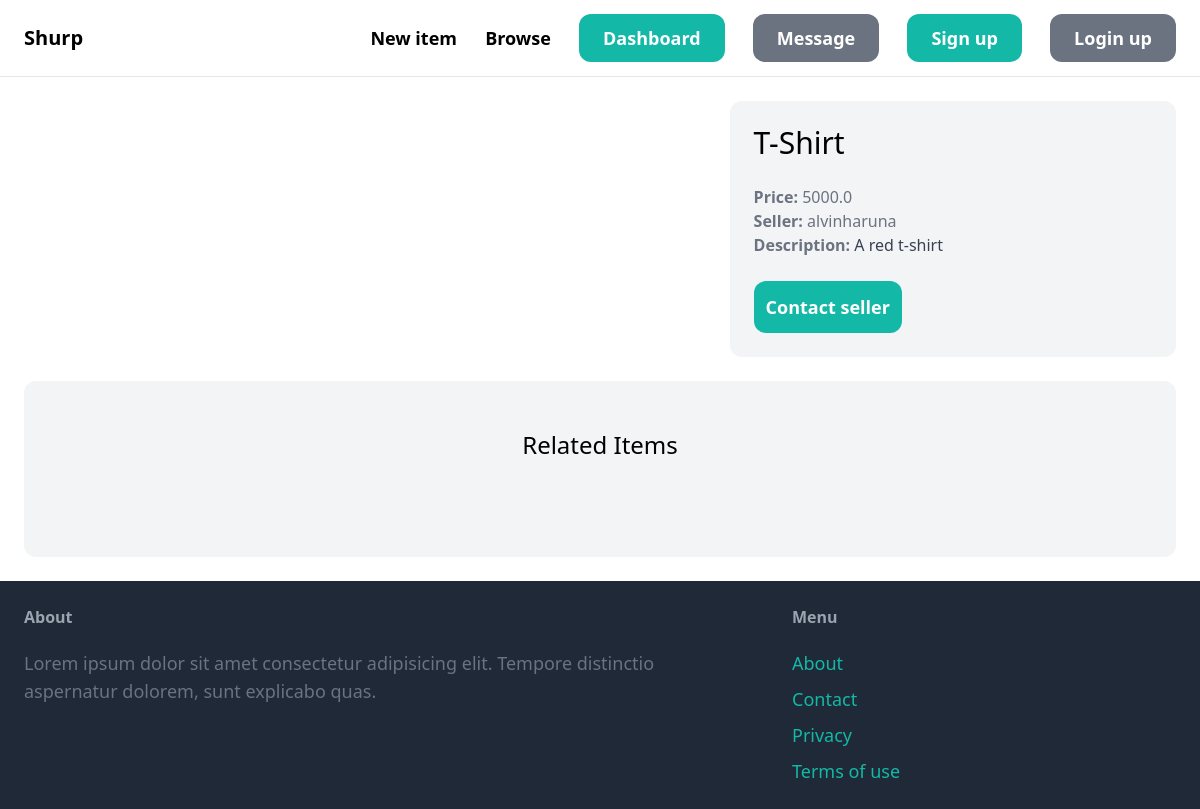
/items/1/, run on an earlier commit of the app's database.
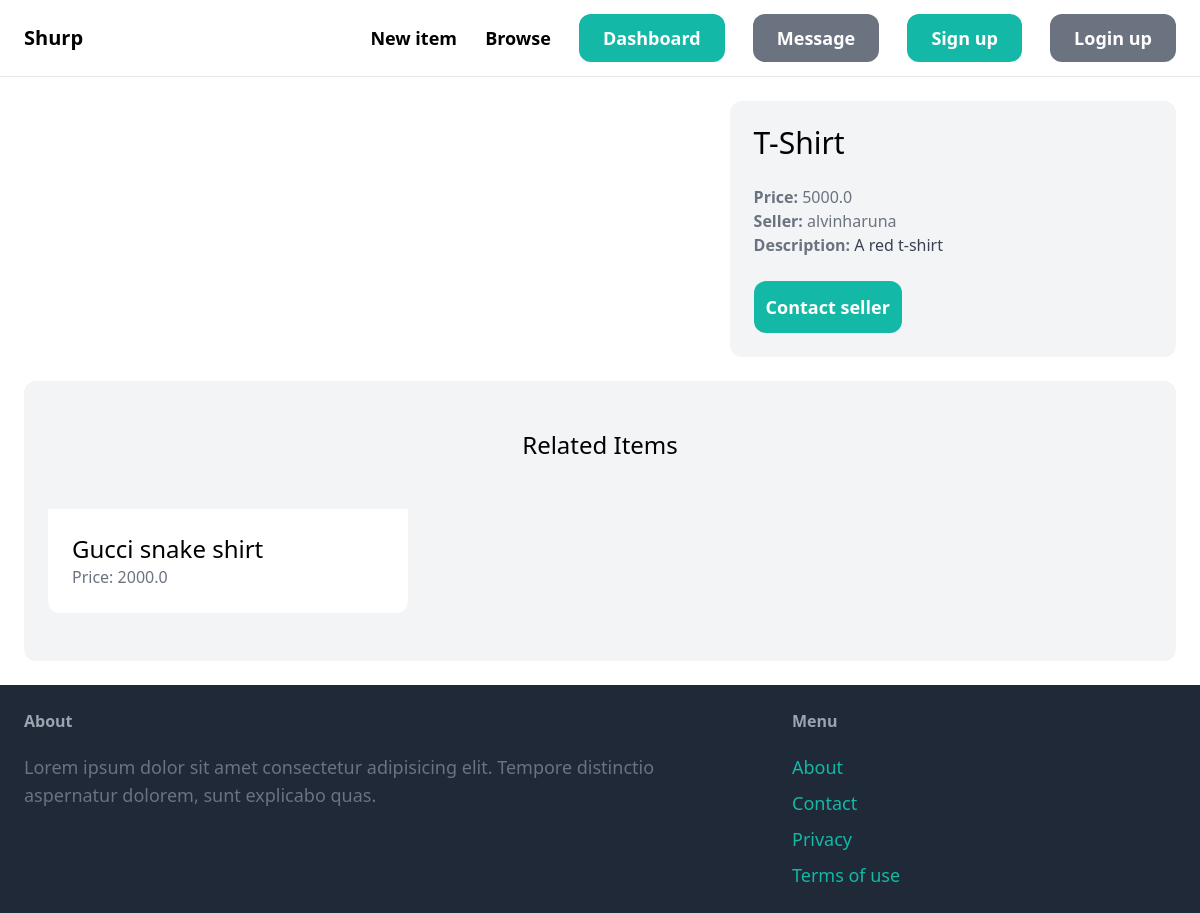
And on a later commit of the database.
### item/models.py (models this page shows, shortened)
class Item(models.Model):
    category = models.ForeignKey(Category, related_name='items', on_delete=models.CASCADE)
    name = models.CharField(max_length=255)
    description = models.TextField(blank=True, null=True)
    price = models.FloatField()
    image = models.ImageField(upload_to='item_images', blank=True,  null=True)
    is_sold = models.BooleanField(default=False)
    created_by = models.ForeignKey(User, related_name='items', on_delete=models.CASCADE)
    created_at = models.DateTimeField(auto_now_add=True)

### item/views.py (the view)
# urls.py: path('<int:pk>/', views.detail, name='detail'),
def detail(request, pk):
    item = get_object_or_404(Item, pk=pk)
    related_items = Item.objects.filter(category=item.category, is_sold=False).exclude(pk=pk)[0:3] #include related items in views
    return render(request, 'item/detail.html', {
        'item': item,
        'related_items': related_items #append related items
    })

### item/templates/item/detail.html (shortened to what this page needs)
{% extends 'core/base.html' %}
{% block content %}
<div class="grid grid-cols-5 gap-6">
    <div class="col-span-3">
    </div>
    <div class="col-span-2 p-6 bg-gray-100 rounded-xl">
        <h1 class="mb-6 text-3xl">{{ item.name }}</h1>
        <p class="text-gray-500"><strong>Price: </strong>{{ item.price }}</p>
        <p class="text-gray-500"><strong>Seller: </strong>{{ item.created_by.username }}</p>
        {% if item.description %}
            <p class="text-gray-700"><strong class="text-gray-500">Description: </strong>{{ item.description }}</p>
        {% endif %}
        <a href="#" class="inline-block mt-6 px-3 py-3 text-lg font-semibold bg-teal-500 text-white rounded-xl hover:bg-teal-700">Contact seller</a>
    </div>
</div>
<div class="mt-6 px-6 py-12 bg-gray-100 rounded-xl">
    <h2 class="mb-12 text-2xl text-center">Related Items</h2>
    <div class="grid grid-cols-3 gap-3">
        {% for item in related_items %}
            <div class="">
                <a href="{% url 'item:detail' item.id %}">
                    <div class="p-6 bg-white rounded-b-xl">
                        <h2 class="text-2xl">
                            {{ item.name }}
                        </h2>
                        <p class="text-gray-500">Price: {{ item.price }}</p>
                    </div>
                </a>
            </div>
        {% endfor %}
    </div>
</div>
{% endblock %}

What changed in the data, as far as the page shows it:
added Item: name "Gucci snake shirt", price "2000.0"
